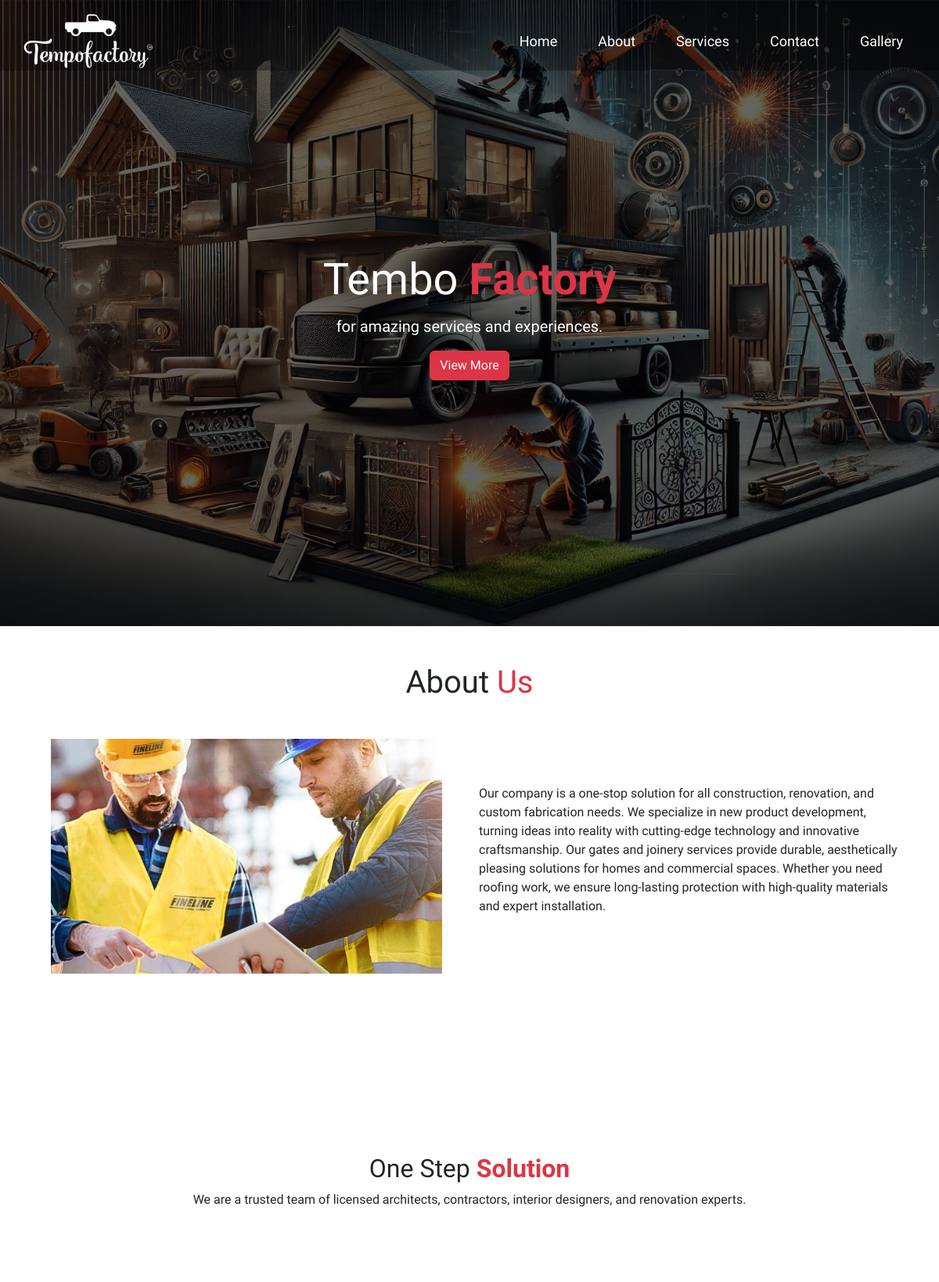
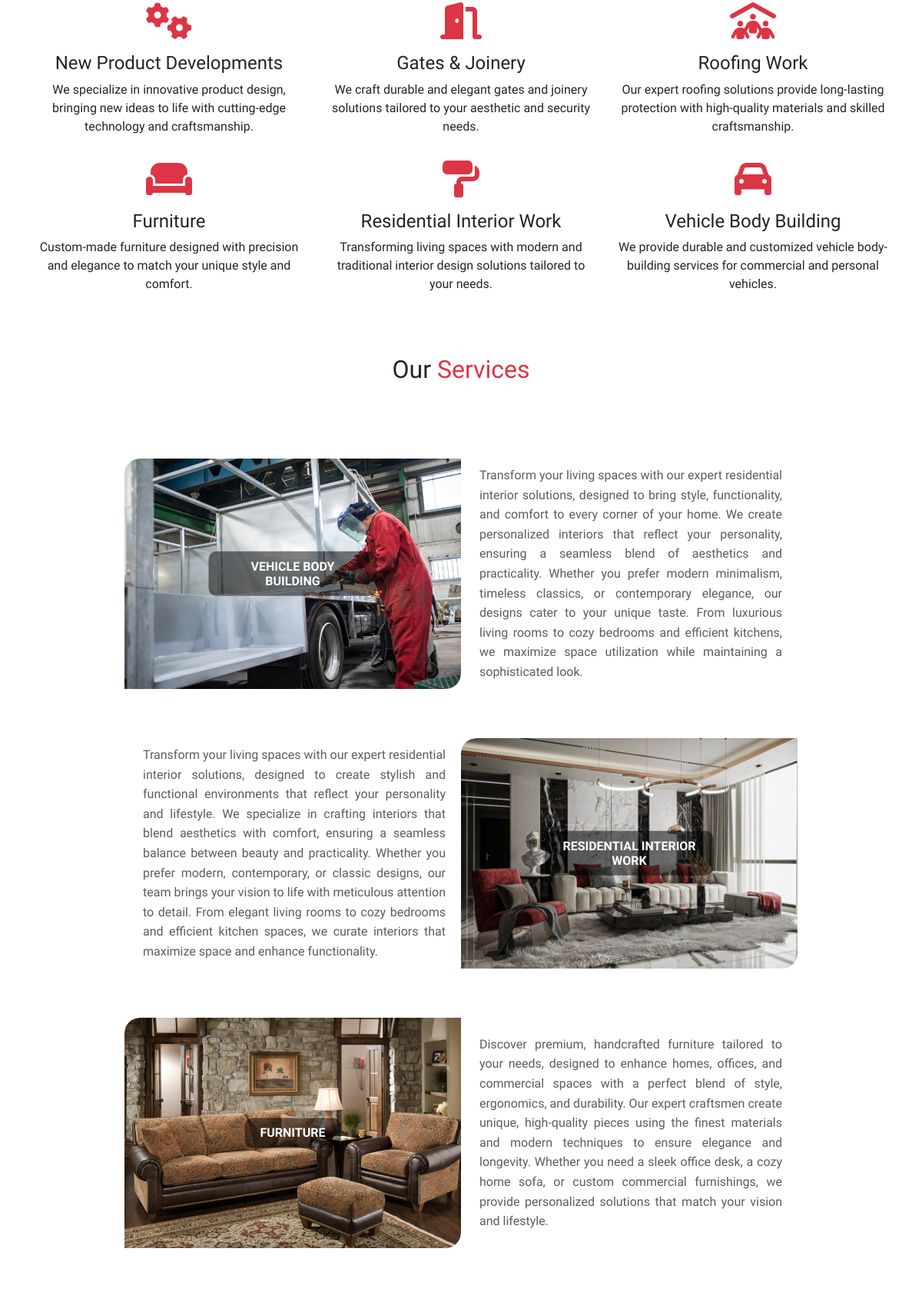
The page / (upper part) on the database its author committed (2 pictures, top to bottom).
### app/models.py (models this page shows)
class Services(models.Model):
    type_name = models.CharField(max_length=255, unique=True)
    description = models.TextField(blank=True, null=True)
    head_image = models.ImageField(upload_to='services')
    def __str__(self):
        return self.type_name

### app/views.py (the view)
# urls.py: path("",views.Home_view,name="home"),
def Home_view(request):
    qs=Services.objects.all()
    if request.method=="POST":
        form=Contact_form(request.POST)
        if form.is_valid():
            form.save()
            messages.success(request, "Your message has been sent successfully!")
        else:
            messages.error(request,"Try again")
    else:
        form=Contact_form()
    return render(request,"home.html",{"data":qs,"form":form})

### app/templates/home.html (shortened to what this page needs)
{% extends 'base.html' %}
{% load static %}
{% block main_block %}
<link rel="stylesheet" href="{% static 'css/style.css' %}">
<div class="container-fluid" id="home">
    <div class="head-img">
        <img src="{% static 'images/header.webp' %}" alt="Header Image">
        <div class="overlay">
            <h1>Tembo <b class="text-danger">Factory</b></h1>
            <p> for amazing services and experiences.</p>
            <a href="#about" class="btn btn-danger">View More</a>
        </div>
    </div>
</div>
<div class="about container my-5" id="about">
    <h1 class="text-center my-5">About <span class="text-danger">Us</span></h1>
    <div class="row align-items-center my-5">
        <div class="about-img col-12 col-md-6 d-flex justify-content-center">
            <img src="{% static 'images/company_profile.jpg' %}" alt="Company Profile" class="img-fluid">
        </div>
        <div class="col-12 col-md-6" >
            <p class="text-md-start">
                Our company is a one-stop solution for all construction, renovation, and custom fabrication needs. We
                specialize in new product development, turning ideas into reality with cutting-edge technology and
                innovative craftsmanship. Our gates and joinery services provide durable, aesthetically pleasing
                solutions for homes and commercial spaces. Whether you need roofing work, we ensure long-lasting
                protection with high-quality materials and expert installation.
            </p>
        </div>
    </div>
</div>
<div class="container-fluid bg-danger text-white py-3" data-aos="slide-right">
    <div class="row text-center">
        <div class="col-6 col-md-3">
        </div>
    </div>
</div>
<div class="container-fluid d-flex justify-content-center align-items-center text-center mt-5">
    <div class="container mt-3">
        <h2>One Step <b class="text-danger">Solution</b></h2>
        <p class="text-justify mb-5 pb-5 mx-auto d-flex justify-content-center">We are a trusted team of licensed
            architects, contractors, interior designers, and renovation
            experts.</p>
        <div class="row mt-5">
            <div class="col-md-4 mb-3" data-aos="fade-right">
                <i class="fas fa-cogs fa-3x text-danger"></i>
                <h4 class="mt-3">New Product Developments</h4>
                <p class="text-justify">We specialize in innovative product design, bringing new ideas to life with
                    cutting-edge technology and craftsmanship.</p>
            </div>
            <div class="col-md-4 mb-3" data-aos="fade-right" data-aos-delay="100">
                <i class="fas fa-door-open fa-3x text-danger"></i>
                <h4 class="mt-3">Gates & Joinery</h4>
                <p class="text-justify">We craft durable and elegant gates and joinery solutions tailored to your
                    aesthetic and security needs.</p>
            </div>
            <div class="col-md-4 mb-3" data-aos="fade-right" data-aos-delay="200">
                <i class="fas fa-people-roof fa-3x text-danger"></i>
                <h4 class="mt-3">Roofing Work</h4>
                <p class="text-justify">Our expert roofing solutions provide long-lasting protection with high-quality
                    materials and skilled craftsmanship.</p>
            </div>
            <div class="col-md-4 mb-3" data-aos="fade-right">
                <i class="fas fa-couch fa-3x text-danger"></i>
                <h4 class="mt-3">Furniture</h4>
                <p class="text-justify">Custom-made furniture designed with precision and elegance to match your unique
                    style and comfort.</p>
            </div>
            <div class="col-md-4 mb-3" data-aos="fade-right" data-aos-delay="100">
                <i class="fas fa-paint-roller fa-3x text-danger"></i>
                <h4 class="mt-3">Residential Interior Work</h4>
                <p class="text-justify">Transforming living spaces with modern and traditional interior design solutions
                    tailored to your needs.</p>
            </div>
            <div class="col-md-4 mb-3" data-aos="fade-right" data-aos-delay="200">
                <i class="fas fa-car fa-3x text-danger"></i>
                <h4 class="mt-3">Vehicle Body Building</h4>
                <p class="text-justify">We provide durable and customized vehicle body-building services for commercial
                    and personal vehicles.</p>
            </div>
        </div>
    </div>
</div>
<div class="container-fluid mt-5 px-4" id="service">
    <h2 class="h2 text-center my-5 pb-5">Our <span class="text-danger">Services</span></h2>
    <div class="container w-75">
        <div class="row">
            {% for d in data %}
            <div
                class="col-12 d-flex flex-column flex-md-row align-items-center mb-5 {% if forloop.counter|divisibleby:2 %}flex-md-row-reverse{% endif %}">
                <div class="col-12 col-md-6 position-relative">
                    <div class="service-img mb-3">
                        <img src="{{ d.head_image.url }}" class="img-fluid shadow" data-aos="fade-right"
                            alt="Service Image">
                        <div class="overlay-img d-flex align-items-center justify-content-center">
                            <h4 class="text-white">{{ d.type_name }}</h4>
                        </div>
                    </div>
                </div>
                <div class="col-12 col-md-6">
                    <div class="desc ps-md-4">
                        <p class="text-muted">{{ d.description }}</p>
                    </div>
                </div>
            </div>
            {% endfor %}
        </div>
    </div>
</div>
{% endblock %}

### app/templates/base.html (shortened to what this page needs)
<!DOCTYPE html>
{% load static%}
<html lang="en">
<head>
    <link rel="stylesheet" href="https://cdnjs.cloudflare.com/ajax/libs/font-awesome/6.5.1/css/all.min.css">
    <link href="https://cdn.jsdelivr.net/npm/bootstrap@5.3.3/dist/css/bootstrap.min.css" rel="stylesheet">
    <link href="https://unpkg.com/aos@2.3.1/dist/aos.css" rel="stylesheet">
    <link rel="stylesheet" href="{% static 'css/base.css' %}">
</head>
<body>
    <nav class="navbar" id="navbar">
        <a href="#home">
            <div class="logo my-auto" data-aos="slide-right" data-aos-duration="2500">
                <img src="{% static 'images/logo.png' %}" alt="Logo">
            </div>
        </a>
        <ul class="nav-links my-auto">
            <li><a class="mx-3" href="#home">Home</a></li>
            <li><a class="mx-3" href="#about">About</a></li>
            <li><a class="mx-3" href="#service">Services</a></li>
            <li><a class="mx-3" href="#contact">Contact</a></li>
            <li><a class="mx-3" href="#gallery">Gallery</a></li>
        </ul>
    </nav>
    {% block main_block %}{% endblock %}
</body>
</html>

### static/css/base.css (style rules this page uses)
body { margin: 0; font-family: "Winky Sans", sans-serif; font-optical-sizing: auto; font-weight: 18px; font-style: normal; }
.navbar { position: fixed; top: 0; left: 0; width: 100%; height: 90px; display: flex; justify-content: space-between; align-items: center; padding: 15px 30px; transition: background-color 0.3s ease-in-out; background-color: rgba(0, 0, 0, 0.3); z-index: 1000; }
.logo img { height: 75px; width: auto; }
.nav-links { list-style: none; display: flex; gap: 20px; margin-bottom: 0; }
.nav-links li a { text-decoration: none; color: rgb(255, 255, 255); font-size: 18px; transition: color 0.3s; }
.logo img { filter: brightness(0) invert(1); transition: filter 0.3s ease-in-out; }

### static/css/style.css (style rules this page uses)
body { margin: 0; font-family: "Winky Sans", sans-serif; font-optical-sizing: auto; font-weight: 18px; font-style: normal; }
* { margin: 0; padding: 0; box-sizing: border-box; }
.container-fluid { padding-left: 0 !important; padding-right: 0 !important; }
.head-img { position: relative; width: 100vw; height: 100vh; }
.head-img img { width: 100%; height: 100%; object-fit: cover; }
.overlay { position: absolute; top: 0; left: 0; width: 100%; height: 100%; background-color: rgba(0, 0, 0, 0.6); display: flex; flex-direction: column; justify-content: center; align-items: center; color: white; text-align: center; }
.overlay h1 { font-size: 56px; margin: 10px 0; }
.overlay p { font-size: 20px; max-width: 600px; }
.about-img img { height: 300px; width: 500px; object-fit: cover; }
.overlay-img h4 { font-size: 1.5rem; font-weight: bold; text-transform: uppercase; }
.desc p { font-size: 1rem; line-height: 1.6; }
.service-img { position: relative; overflow: hidden; border-radius: 20px 0px 20px 0px; }
.service-img img { height: 300px; width: 600px; object-fit: cover; border-radius: 20px 0px 20px 0px; }
.text-muted { text-align: justify; margin-right: 20px; }
.overlay-img { position: absolute; top: 50%; left: 50%; transform: translate(-50%, -50%); background: rgba(0, 0, 0, 0.5); padding: 10px 20px; border-radius: 10px; }
.overlay-img h4 { color: white; font-size: 1.0rem; font-weight: bold; margin: 0; text-align: center; }

### rows shown on the page
Services: head_image (picture), type_name "VEHICLE BODY BUILDING", description "Transform your living spaces with our expert residential interior solutions, designed to bring style, functionality, and comfort to every corner of your home. We create personalized interiors that reflect your personality, ensuring a seamless blend of aesthetics and practicality. Whether you prefer modern minimalism, timeless classics, or contemporary elegance, our designs cater to your unique taste. From luxurious living rooms to cozy bedrooms and efficient kitchens, we maximize space utilization while maintaining a sophisticated look."
Services: head_image (picture), type_name "RESIDENTIAL INTERIOR WORK", description "Transform your living spaces with our expert residential interior solutions, designed to create stylish and functional environments that reflect your personality and lifestyle. We specialize in crafting interiors that blend aesthetics with comfort, ensuring a seamless balance between beauty and practicality. Whether you prefer modern, contemporary, or classic designs, our team brings your vision to life with meticulous attention to detail. From elegant living rooms to cozy bedrooms and efficient kitchen spaces, we curate interiors that maximize space and enhance functionality."
Services: head_image (picture), type_name "FURNITURE", description "Discover premium, handcrafted furniture tailored to your needs, designed to enhance homes, offices, and commercial spaces with a perfect blend of style, ergonomics, and durability. Our expert craftsmen create unique, high-quality pieces using the finest materials and modern techniques to ensure elegance and longevity. Whether you need a sleek office desk, a cozy home sofa, or custom commercial furnishings, we provide personalized solutions that match your vision and lifestyle."
